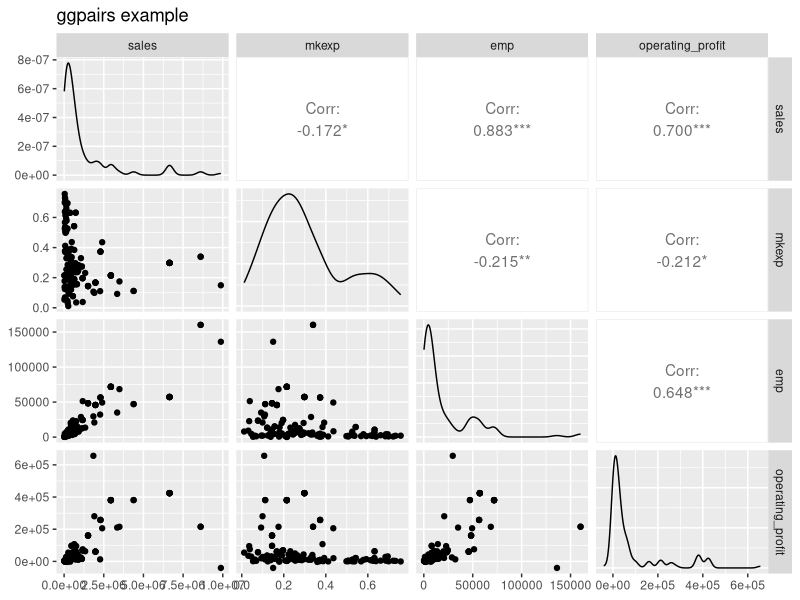
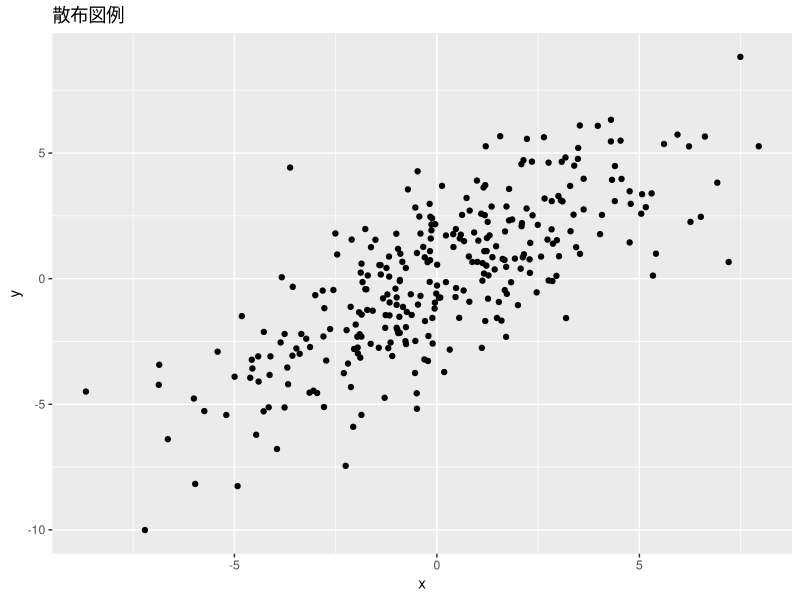

These figures' R source, in order:
## ---- chunk 1
firmdata <- readxl::read_xlsx("data/MktRes_firmdata.xlsx")
## ---- chunk 2
library(tidyverse)

firmdata19 <- firmdata %>% 
  filter(fyear == 2019)
## ---- chunk 3
firmdata19 %>% 
  select(sales, mkexp, emp, operating_profit) %>% 
GGally::ggpairs()+ labs(title = "ggpairs example")
## ---- chunk 4
ds1 <- firmdata19 %>% 
  select(sales, mkexp, emp, operating_profit) %>% 
  summary()
knitr::kable(ds1, align = "cccc")
## ---- chunk 5
rho <- 0.6
set.seed(1)
x <- rnorm(n=300,mean=0,sd=3)
e1 <- rnorm(n=300,mean=0,sd=3)
y <- sqrt(rho)*x+sqrt(1-rho)*e1
datap1 <- data.frame(cbind(x,y))
p <- ggplot(data = datap1, mapping = aes(x=x,y=y))
sc1 <- p + geom_point() + labs(x = "x", y = "y", title = "散布図例")
sc1
## ---- chunk 6
reg1 <- lm(sales ~ emp, data = firmdata19)
coef(reg1)
## ---- chunk 7
summary(reg1)
## ---- chunk 8
confint(reg1,level = 0.99)
## ---- chunk 9
reg2 <- lm(operating_profit ~ adv, data = firmdata19)
summary(reg2)
confint(reg2)
## ---- chunk 10
reg3 <- lm(operating_profit ~ adv + temp + emp + labor_cost + total_assets + rd, data = firmdata19)
summary(reg3)
confint(reg3)
